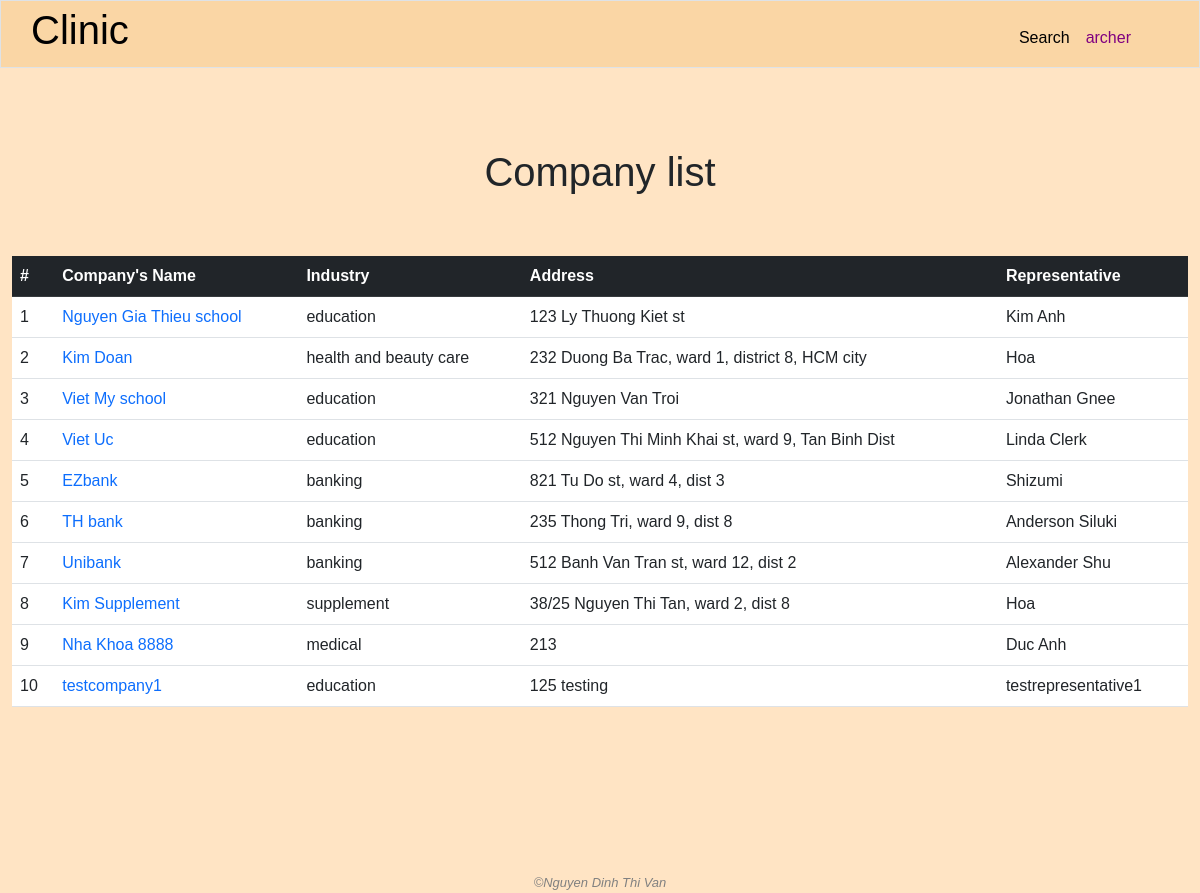
/companies (signed in), run on the app's committed database.
### clinic/models.py (models this page shows, shortened)
class User(AbstractUser):
    class Level(models.IntegerChoices):
        GUEST = 0
        LOW = 1
        MIDDLE = 2
        TOP = 3
    management_right_level = models.IntegerField(choices=Level.choices, blank=True, null=True)

class Company(models.Model):
    name = models.CharField(max_length=255)
    industry = models.CharField(max_length=255)
    address = models.TextField()
    email = models.CharField(max_length=255, blank=True, null=True)
    phone = models.CharField(max_length=255, blank=True, null=True)
    representative = models.ForeignKey('People', on_delete=models.SET_NULL, blank=True, null=True, related_name="companies")
    male_headcount = models.IntegerField()
    female_headcount = models.IntegerField()
    created_by = models.ForeignKey(User, on_delete=models.SET_NULL, blank=True, null=True, related_name="add_companies")
    modified_by = models.ForeignKey(User, on_delete=models.SET_NULL, blank=True, null=True, related_name="modified_companies")

class People(models.Model):
    name = models.CharField(max_length=255)
    position = models.TextField(blank=True)
    address = models.TextField(blank=True, null=True)
    email = models.CharField(max_length=255)
    phone = models.CharField(max_length=255)
    note = models.TextField(blank=True)
    created_by = models.ForeignKey(User, on_delete=models.SET_NULL, blank=True, null=True, related_name='add_people')
    modified_by = models.ForeignKey(User, on_delete=models.SET_NULL, blank=True, null=True, related_name='modified_person')

### clinic/views.py (the view)
# urls.py: path('companies', views.companies, name="companies"),
@login_required
def companies(request):
    if "read_company_info" not in user_right(request.user.management_right_level):
        request.session['nay_message'] = "You do not have the right to access this page"
        return HttpResponseRedirect(reverse('index'))
    companies = Company.objects.all()
    yay_message = request.session.get('yay_message', '')
    nay_message = request.session.get('nay_message', '')
    request.session['yay_message'] = ''
    request.session['nay_message'] = ''
    return render(request, "clinic/companies.html", {
        "companies": companies,
        "yay_message": yay_message,
        "nay_message": nay_message
    })

### clinic/templates/clinic/companies.html (shortened to what this page needs)
{% extends "clinic/layout.html" %}
{% load static %}
{% block main %}
    <h1 class="text-center page-title">Company list</h1>
    <div class="container-fluid">
        <table class="table table-hover">
            <thead class="table-dark">
                <tr>
                    <th>#</th>
                    <th class="text-column">Company's Name</th>
                    <th class="text-column">Industry</th>
                    <th class="text-column">Address</th>
                    <th class="text-column">Representative</th>
                </tr>
            </thead>
            <tbody>
                {% for company in companies %}
                    <tr>
                        <td>{{ forloop.counter }}</td>
                        <td class="text-column"><a class="no-underline" href="{% url 'company_detail' company_id=company.id %}">{{ company.name }}</a></td>
                        <td class="text-column">{{ company.industry }}</td>
                        <td class="text-column">{{ company.address }}</td>
                        <td class="text-column">{{ company.representative.name }}</td>
                    </tr>
                {% empty %}
                    No company
                {% endfor %}
            </tbody>
        </table>
    </div>
{% endblock %}

### clinic/templates/clinic/layout.html (shortened to what this page needs)
{% load static %}
<!DOCTYPE html>
<html lang="en">
    <head>
        <link rel="stylesheet" href="https://cdnjs.cloudflare.com/ajax/libs/font-awesome/4.7.0/css/font-awesome.min.css">
        <link rel="stylesheet" href="{% static 'clinic/bootstrap.css' %}">
        <link rel="stylesheet" href="{% static 'clinic/styles.css' %}">
    </head>
    <body>
        {% if user.is_authenticated %}
            <nav class="navbar navbar-expand-lg navbar-custom border" id="pc-nav">
                <a class="navbar-brand" href="{% url 'index' %}"><span><h1>Clinic</h1></span></a>
                <div class="collapse navbar-collapse" id="navbar">
                    <ul class="navbar-nav ms-auto mt-2">
                        <li class="nav-item">
                            <div class="dropdown">
                                <a class="nav-link active" href="{% url 'search' %}">Search</a>
                            </div>
                        </li>
                        <li class="nav-item">
                            <div class="dropdown">
                                <button class="nav-link active" style="color: purple;" type="button" id="dropdownMenuButton2" data-bs-toggle="dropdown" aria-expanded="false">
                                    {{ user.username }}
                                </button>
                            </div>
                        </li>
                    </ul>
                </div>
            </nav>
        {% endif %}
        <main>{% block main %}{% endblock %}</main>
        <footer class="text-center">
            &#169;Nguyen Dinh Thi Van
        </footer>
    </body>
</html>

### clinic/static/clinic/styles.css (style rules this page uses)
body { font-family: sans-serif; }
body { color: auto; background-color: bisque; }
main { min-height: 40vh; }
footer { margin-top: 150px; font-family: sans-serif; font-size: 13px; font-style: italic; color: grey; }
.navbar-custom { padding: 0 60px 0 30px; background: #FAD6A5; margin-bottom: 30px; }
.page-title { margin-bottom: 1.5em; }
.container-fluid { display: flex; justify-content: center; align-items: center; }
td { padding: .5em; color: orange; }
.no-underline { text-decoration: none; }
.text-column { text-align: start; }

### data on the page
User: username "archer"
Company: name "Nguyen Gia Thieu school", industry "education", address "123 Ly Thuong Kiet st", representative.name "Kim Anh"
Company: name "Kim Doan", industry "health and beauty care", address "232 Duong Ba Trac, ward 1, district 8, HCM city", representative.name "Hoa"
Company: name "Viet My school", industry "education", address "321 Nguyen Van Troi", representative.name "Jonathan Gnee"
Company: name "Viet Uc", industry "education", address "512 Nguyen Thi Minh Khai st, ward 9, Tan Binh Dist", representative.name "Linda Clerk"
Company: name "EZbank", industry "banking", address "821 Tu Do st, ward 4, dist 3", representative.name "Shizumi"
Company: name "TH bank", industry "banking", address "235 Thong Tri, ward 9, dist 8", representative.name "Anderson Siluki"
Company: name "Unibank", industry "banking", address "512 Banh Van Tran st, ward 12, dist 2", representative.name "Alexander Shu"
Company: name "Kim Supplement", industry "supplement", address "38/25 Nguyen Thi Tan, ward 2, dist 8", representative.name "Hoa"
Company: name "Nha Khoa 8888", industry "medical", address "213", representative.name "Duc Anh"
Company: name "testcompany1", industry "education", address "125 testing", representative.name "testrepresentative1"
